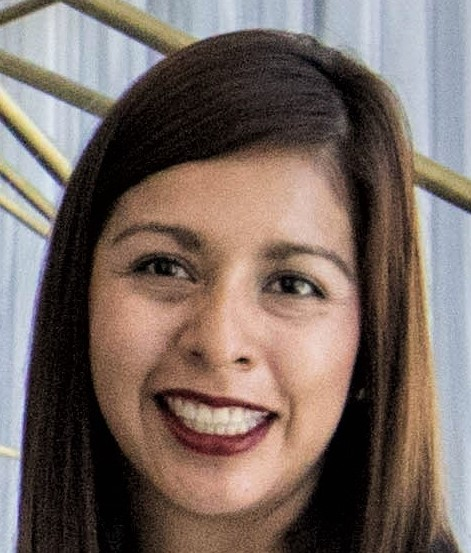
#> input picture images/face.jpeg, 471 x 553 px
$ python feature_vectors.py
#> lines starting #> are read from the running program, lines starting #| are printed output that depends on the picture
import cv2
import numpy as np
import copy

winname = "CV"
cv2.namedWindow(winname, cv2.WINDOW_NORMAL)

training = cv2.imread('images/face.jpeg')
#> training is the input picture: shape (553, 471, 3); mean B, G, R 98.9, 105.9, 121
training_gray = cv2.cvtColor(training, cv2.COLOR_BGR2GRAY)
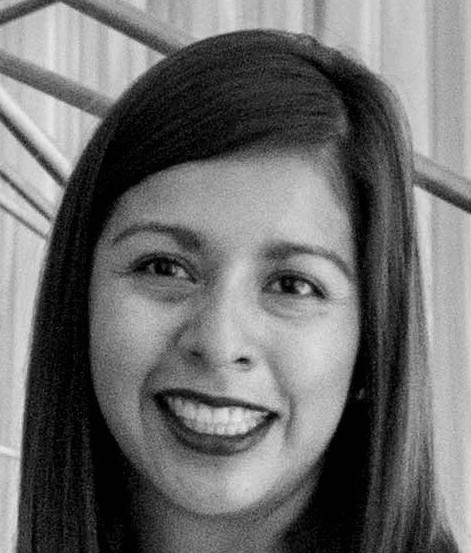
#> training_gray: shape (553, 471); min 0, max 238, mean 109.6
query = cv2.imread('./images/Team.jpeg')
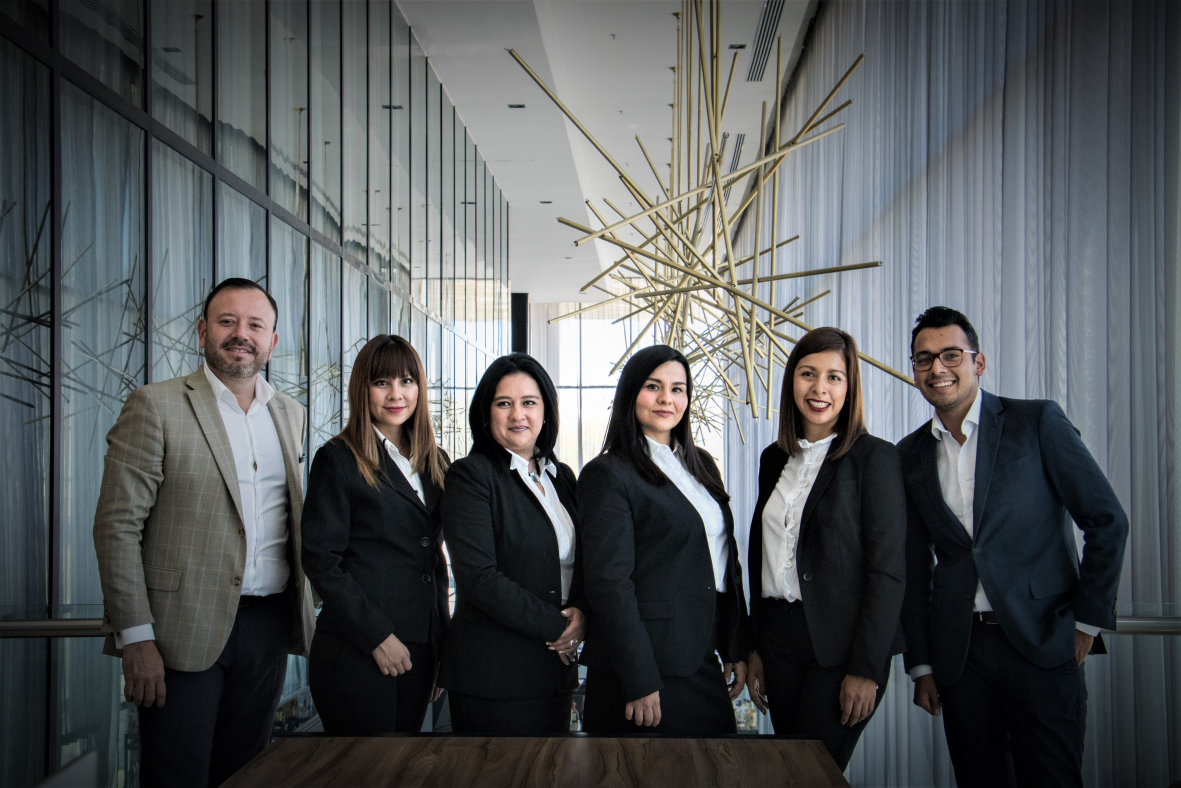
#> input picture images/Team.jpeg, 5905 x 3937 px (shown at 1/5 size)
#> query is the input picture: shape (3937, 5905, 3); mean B, G, R 88.3, 86.5, 83.2
query_gray = cv2.cvtColor(query, cv2.COLOR_BGR2GRAY)
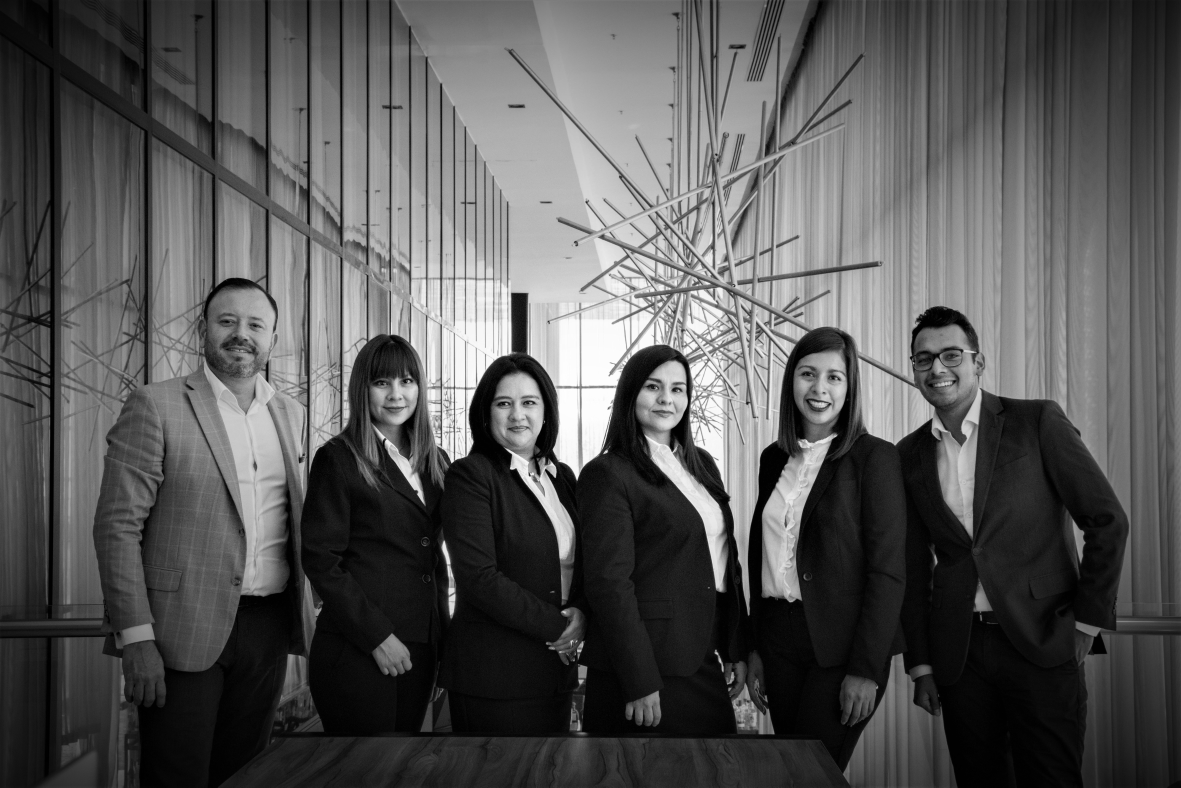
#> query_gray: shape (3937, 5905) (shown at 1/5 size); min 0, max 255, mean 85.7

cv2.imshow(winname, training)
cv2.waitKey()

# Set the parameters of the ORB algorithm by specifying the maximum number of keypoints to locate and
# the pyramid decimation ratio
orb = cv2.ORB_create(5000, 2.0)

# Find the keypoints in the gray scale training image and compute their ORB descriptor.
# The None parameter is needed to indicate that we are not using a mask.
keypoints_train, descriptors_train = orb.detectAndCompute(training_gray, None)
#> keypoints_train = 2504 keypoints; strongest (x, y, size): (306, 286, 62), (252, 420, 124), (272, 412, 124), (300, 288, 124)
keypoints_query, descriptors_query = orb.detectAndCompute(query_gray, None)
#> keypoints_query = 4941 keypoints; strongest (x, y, size): (2880, 2336, 992), (2816, 2368, 992), (2816, 2240, 992), (2260, 2304, 124)

# Create copies of the training image to draw our keypoints on
keyp_without_size = copy.copy(training)
keyp_with_size = copy.copy(training)

# Draw the keypoints without size or orientation on one copy of the training image
cv2.drawKeypoints(training, keypoints_train, keyp_without_size, color=(0, 255, 0))

# Draw the keypoints with size and orientation on the other copy of the training image
cv2.drawKeypoints(training, keypoints_train, keyp_with_size, flags=cv2.DRAW_MATCHES_FLAGS_DRAW_RICH_KEYPOINTS)
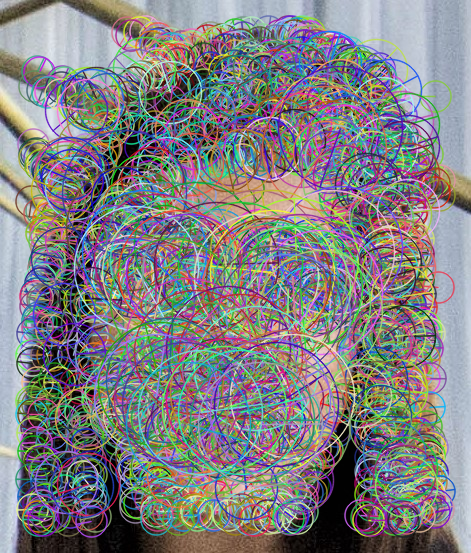
#> keyp_with_size: shape (553, 471, 3); mean B, G, R 130.3, 128.2, 129.2

cv2.imshow(winname, np.hstack((keyp_without_size, keyp_with_size)))
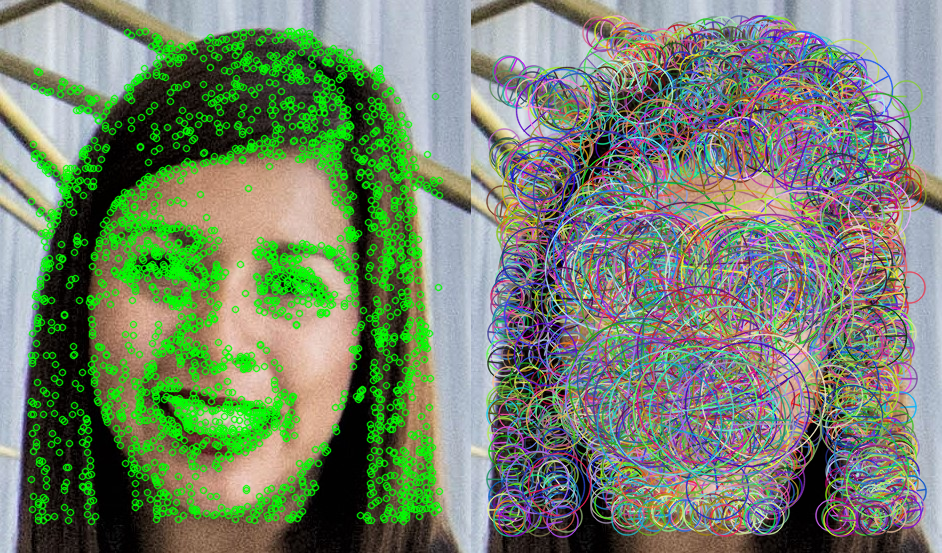
#> window 'CV': shape (553, 942, 3); mean B, G, R 108.9, 131.9, 116.5
cv2.waitKey()

# Create copies of the query images to draw our keypoints on
query_img_keyp = copy.copy(query)

# Draw the keypoints with size and orientation on the copy of the query image
cv2.drawKeypoints(query, keypoints_query, query_img_keyp, flags=cv2.DRAW_MATCHES_FLAGS_DRAW_RICH_KEYPOINTS)
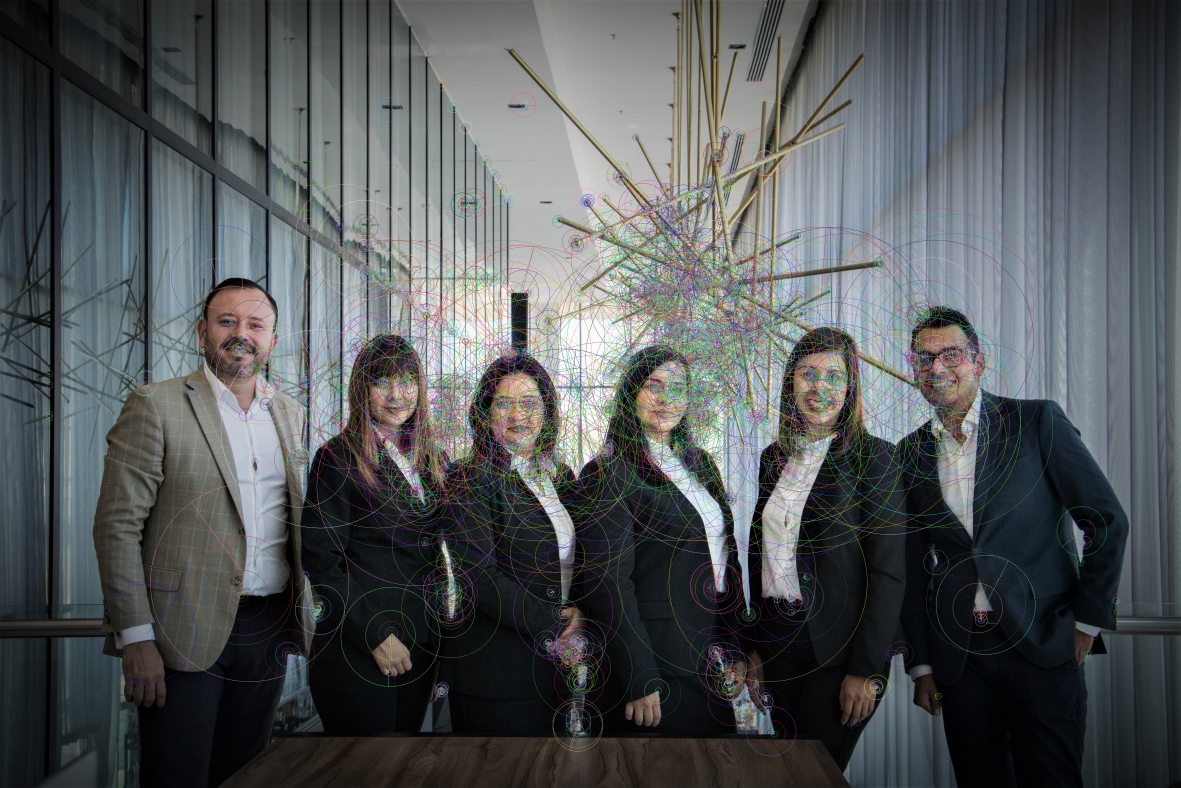
#> query_img_keyp: shape (3937, 5905, 3) (shown at 1/5 size); mean B, G, R 88, 86.4, 82.7

# Create a Brute Force Matcher object. We set crossCheck to True so that the BFMatcher will only return consistent
# pairs. Such technique usually produces best results with minimal number of outliers when there are enough matches.
bf = cv2.BFMatcher(cv2.NORM_HAMMING, crossCheck=True)

# Perform the matching between the ORB descriptors of the training image and the query image
matches = bf.match(descriptors_train, descriptors_query)
#> matches = 662 matches

# The matches with shorter distance are the ones we want. So, we sort the matches according to distance
matches = sorted(matches, key=lambda x: x.distance)

# Connect the keypoints in the training image with their best matching keypoints in the query image.
# The best matches correspond to the first elements in the sorted matches list, since they are the ones
# with the shorter distance. We draw the first 85 matches and use flags = 2 to plot the matching keypoints
# without size or orientation.
result = cv2.drawMatches(training_gray, keypoints_train, query_gray, keypoints_query, matches[:85], query_gray, flags=2)
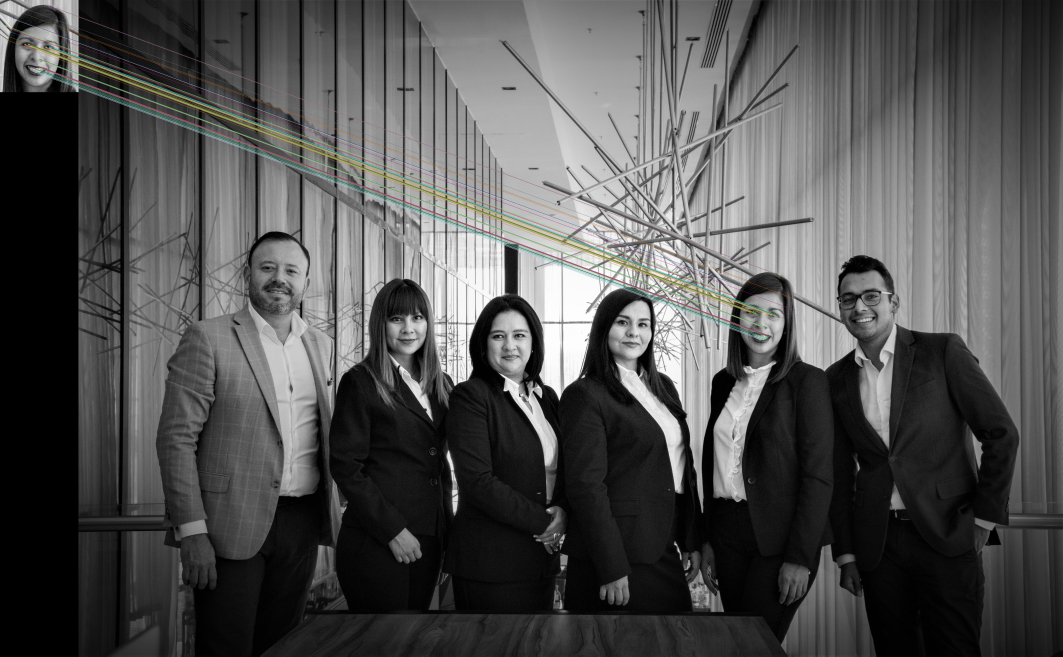
#> result: shape (3937, 6376, 3) (shown at 1/6 size); mean of channels 0, 1, 2 80.4, 80.7, 80.7; drawn as B, G, R

cv2.imshow(winname, result)
cv2.waitKey()

# Calculate HOG descriptor
# Cell Size in pixels (width, height). Must be smaller than the size of the detection window
# and must be chosen so that the resulting Block Size is smaller than the detection window.
cell_size = (8, 8)

# Number of cells per block in each direction (x, y). Must be chosen so that the resulting
# Block Size is smaller than the detection window
num_cells_per_block = (2, 2)

# Number of gradient orientation bins
num_bins = 9

# Block Size in pixels (width, height). Must be an integer multiple of Cell Size.
# The Block Size must be smaller than the detection window
block_size = (num_cells_per_block[0] * cell_size[0],
              num_cells_per_block[1] * cell_size[1])

# Calculate the number of cells that fit in our image in the x and y directions
x_cells = training_gray.shape[1] // cell_size[0]
#> x_cells = 58
y_cells = training_gray.shape[0] // cell_size[1]
#> y_cells = 69

# Horizontal distance between blocks in units of Cell Size. Must be an integer and it must
# be set such that (x_cells - num_cells_per_block[0]) / h_stride = integer.
h_stride = 1

# Vertical distance between blocks in units of Cell Size. Must be an integer and it must
# be set such that (y_cells - num_cells_per_block[1]) / v_stride = integer.
v_stride = 1

# Block Stride in pixels (horizontal, vertical). Must be an integer multiple of Cell Size
block_stride = (cell_size[0] * h_stride, cell_size[1] * v_stride)

# Specify the size of the detection window (Region of Interest) in pixels (width, height).
# It must be an integer multiple of Cell Size and it must cover the entire image. Because
# the detection window must be an integer multiple of cell size, depending on the size of
# your cells, the resulting detection window might be slightly smaller than the image.
# This is perfectly ok.
win_size = (x_cells * cell_size[0], y_cells * cell_size[1])
#> win_size = (464, 552)

# Set the parameters of the HOG descriptor using the variables defined above
hog = cv2.HOGDescriptor(win_size, block_size, block_stride, cell_size, num_bins)

# Compute the HOG Descriptor for the gray scale image
hog_descriptor = hog.compute(training_gray)

cv2.destroyAllWindows()
